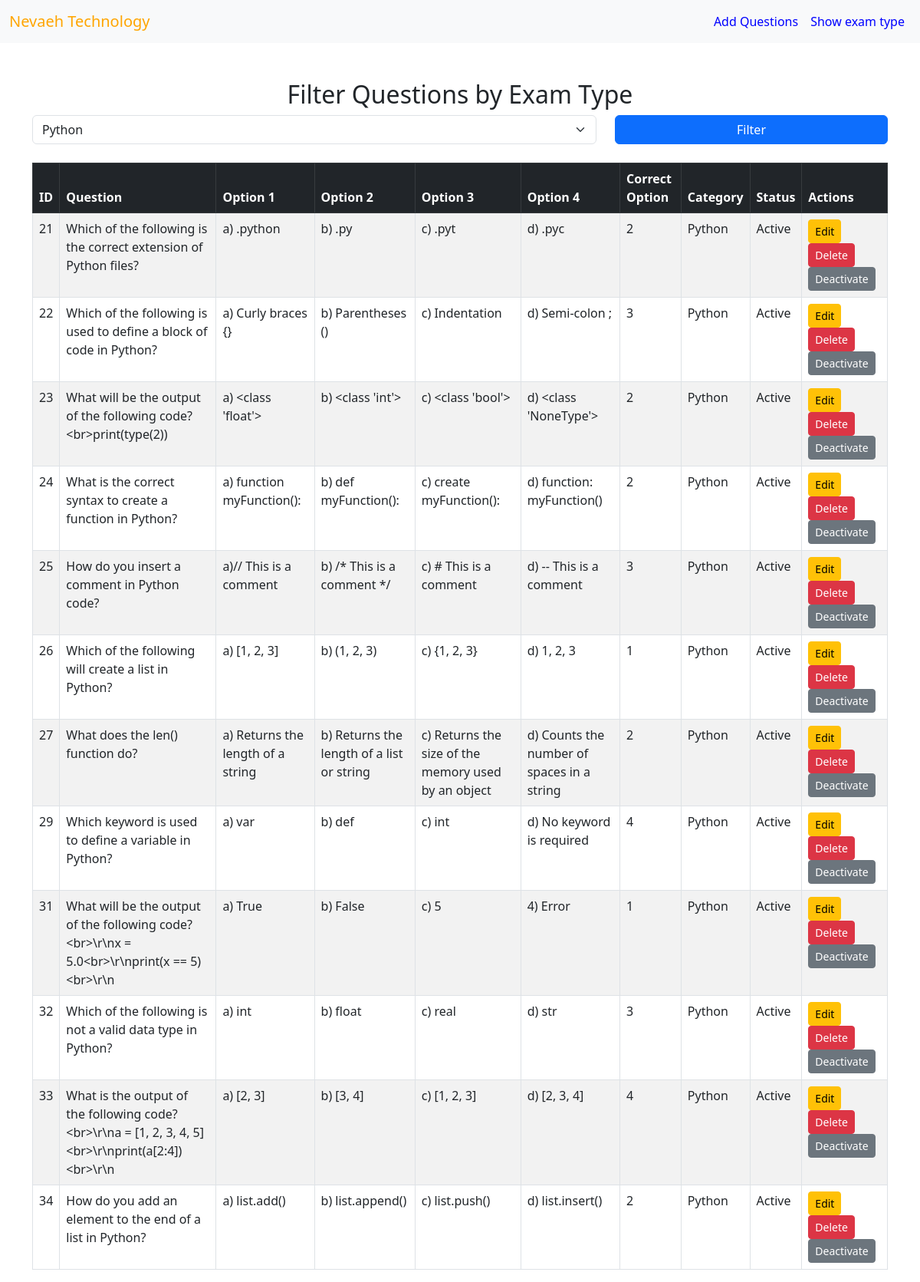
The app's page /Show_question.php?exam_type=Python, older data.
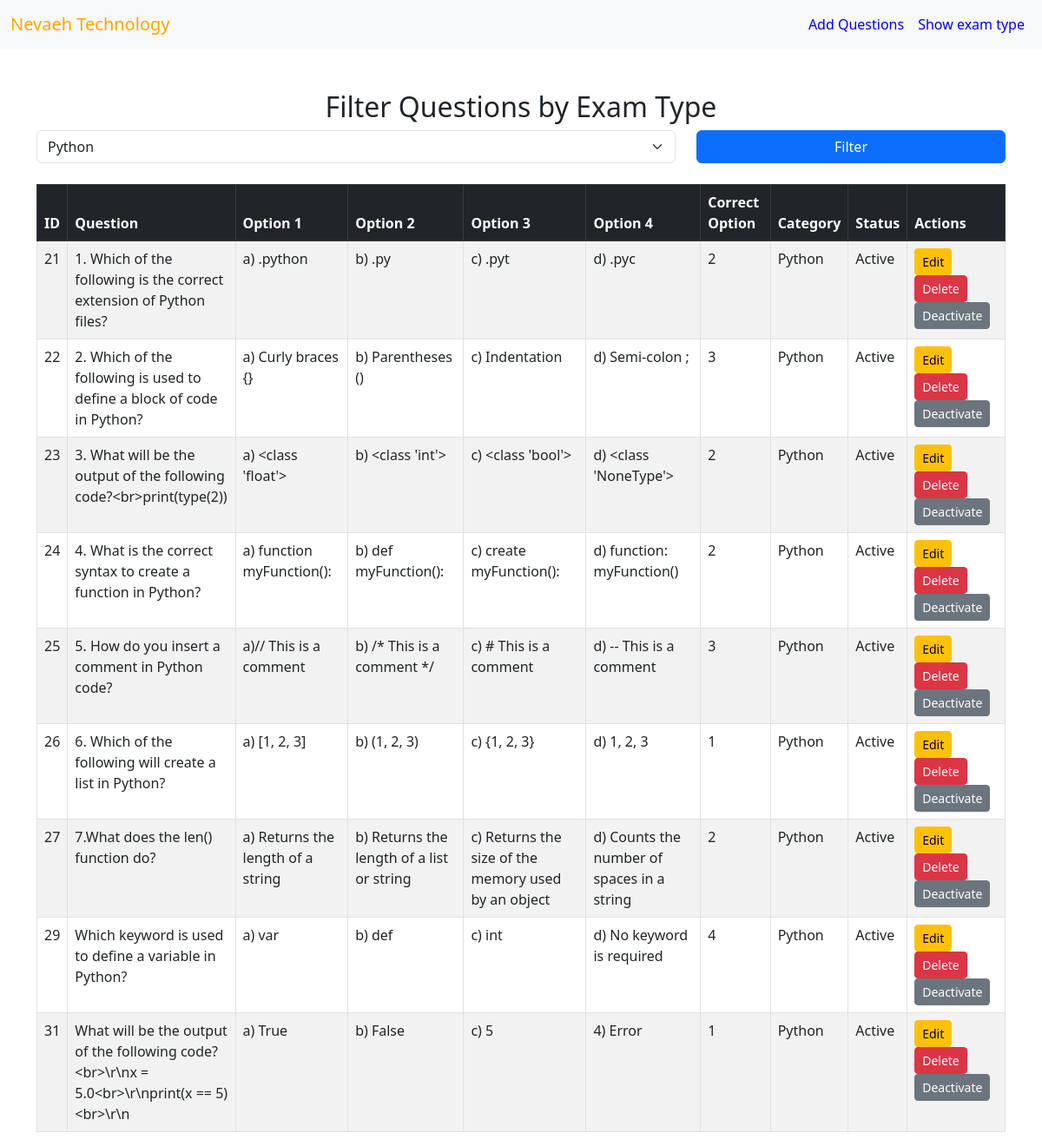
The same page, newer data.
### tables this page shows
CREATE TABLE `questions` (
  `id` int(11) NOT NULL,
  `exam_type` text DEFAULT NULL,
  `question` text DEFAULT NULL,
  `option1` varchar(255) DEFAULT NULL,
  `option2` varchar(255) DEFAULT NULL,
  `option3` varchar(255) DEFAULT NULL,
  `option4` varchar(255) DEFAULT NULL,
  `correct_option` int(11) DEFAULT NULL,
  `level` int(2) NOT NULL,
  `status` int(6) NOT NULL DEFAULT 1
);

### Show_question.php (the view, shortened to what this page needs)
<?php
include 'conn.php';
$selected_exam_type = isset($_GET['exam_type']) ? $conn->real_escape_string($_GET['exam_type']) : '';
$query = "SELECT * FROM questions";
if (!empty($selected_exam_type)) {
    $query .= " WHERE exam_type='$selected_exam_type'";
}
$questions = $conn->query($query);
$exam_types = $conn->query("SELECT * FROM exam_type_menu WHERE status=1");
?>
<!DOCTYPE html>
<html>
<head>
    <link rel="stylesheet" href="https://cdnjs.cloudflare.com/ajax/libs/bootstrap/5.3.0/css/bootstrap.min.css">
</head>
<body>
<nav class="navbar navbar-expand-lg navbar-light bg-light">
    <div class="container-fluid">
        <a class="navbar-brand" style="color: orange;" href="#">Nevaeh Technology</a>
        <div class="collapse navbar-collapse" id="navbarNav">
            <ul class="navbar-nav ms-auto">
                <li class="nav-item">
                    <a class="nav-link" style="color: blue;" href="add_question.php">Add Questions</a>
                </li>
                <li class="nav-item">
                    <a class="nav-link" style="color: blue;" href="show_exam_type.php">Show exam type</a>
                </li>
            </ul>
        </div>
    </div>
</nav>
<div class="container mt-5">
    <h2 class="text-center">Filter Questions by Exam Type</h2>
    <form method="GET" class="mb-4">
        <div class="row">
            <div class="col-md-8">
                <select name="exam_type" class="form-select" onchange="this.form.submit()">
                    <?php while ($row = $exam_types->fetch_assoc()) { ?>
                        <option value="<?php echo htmlspecialchars($row['exam_type']); ?>"
                            <?php if ($selected_exam_type === $row['exam_type']) echo 'selected'; ?>>
                            <?php echo htmlspecialchars($row['exam_type']); ?>
                        </option>
                    <?php } ?>
                </select>
            </div>
            <div class="col-md-4">
                <button type="submit" class="btn btn-primary w-100">Filter</button>
            </div>
        </div>
    </form>
    <table class="table table-bordered table-striped">
        <thead class="table-dark">
            <tr>
                <th>ID</th>
                <th>Question</th>
                <th>Option 1</th>
                <th>Option 2</th>
                <th>Option 3</th>
                <th>Option 4</th>
                <th>Correct Option</th>
                <th>Category</th>
                <th>Status</th>
                <th>Actions</th>
            </tr>
        </thead>
        <tbody>
            <?php
            if ($questions->num_rows > 0) {
                while ($row = $questions->fetch_assoc()) { ?>
                    <tr>
                        <td><?php echo $row['id']; ?></td>
                        <td><?php echo htmlspecialchars($row['question']); ?></td>
                        <td><?php echo htmlspecialchars($row['option1']); ?></td>
                        <td><?php echo htmlspecialchars($row['option2']); ?></td>
                        <td><?php echo htmlspecialchars($row['option3']); ?></td>
                        <td><?php echo htmlspecialchars($row['option4']); ?></td>
                        <td><?php echo htmlspecialchars($row['correct_option']); ?></td>
                        <td><?php echo htmlspecialchars($row['exam_type']); ?></td>
                        <td><?php echo $row['status'] == 1 ? 'Active' : 'Inactive'; ?></td>
                        <td>
                            <a href="edit_question.php?id=<?php echo $row['id']; ?>" class="btn btn-warning btn-sm">Edit</a>
                            <a href="?delete_id=<?php echo $row['id']; ?>" class="btn btn-danger btn-sm" onclick="return confirm('Are you sure?')">Delete</a>
                            <a href="?toggle_id=<?php echo $row['id']; ?>" class="btn btn-secondary btn-sm">
                                <?php echo $row['status'] == 1 ? 'Deactivate' : 'Activate'; ?>
                            </a>
                        </td>
                    </tr>
                <?php }
            } else { ?>
                <tr>
                    <td colspan="10" class="text-center">No questions found for the selected exam type</td>
                </tr>
            <?php } ?>
        </tbody>
    </table>
</div>
</body>
</html>

Row changes from the older to the newer data that the page shows:
removed questions: id "32", question "Which of the following is not a valid data type in Python?", option1 "a) int", option2 "b) float", option3 "c) real", option4 "d) str", correct_option "3", exam_type "Python", status "Active"
removed questions: id "33", question "What is the output of the following code?<br>\\r\\na = [1, 2, 3, 4, 5]<br>\\r\\nprint(a[2:4])<br>\\r\\n", option1 "a) [2, 3]", option2 "b) [3, 4]", option3 "c) [1, 2, 3]", option4 "d) [2, 3, 4]", correct_option "4", exam_type "Python", status "Active"
removed questions: id "34", question "How do you add an element to the end of a list in Python?", option1 "a) list.add()", option2 "b) list.append()", option3 "c) list.push()", option4 "d) list.insert()", correct_option "2", exam_type "Python", status "Active"
changed questions "a) .python": question "Which of the following is the correct extension of Python files?" → "1. Which of the following is the correct extension of Python files?"
changed questions "a) Curly braces {}": question "Which of the following is used to define a block of code in Python?" → "2. Which of the following is used to define a block of code in Python?"
changed questions "a) <class 'float'>": question "What will be the output of the following code?<br>print(type(2))" → "3. What will be the output of the following code?<br>print(type(2))"
changed questions "a) function myFunction():": question "What is the correct syntax to create a function in Python?" → "4. What is the correct syntax to create a function in Python?"
changed questions "a)// This is a comment": question "How do you insert a comment in Python code?" → "5. How do you insert a comment in Python code?"
changed questions id 26: question "Which of the following will create a list in Python?" → "6. Which of the following will create a list in Python?"
changed questions "a) Returns the length of a string": question "What does the len() function do?" → "7.What does the len() function do?"
